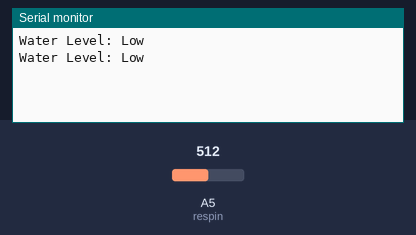
A sketch run on a simulated Arduino Uno, built with avr-gcc and run on an emulated ATmega328P. On the bench: the last lines printed to the serial monitor. The inputs (shaded band) are chosen by the test bench; at power-on: A5 (respin) = 512.

Above: at 1.8 s.
1.9 s: A5 (respin) set to 587
At 2.8 s:
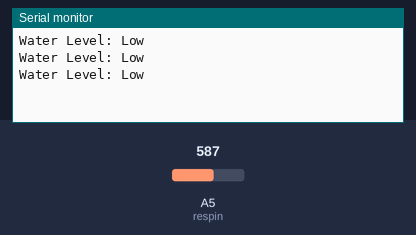
3.4 s: A5 (respin) set to 612
At 4.4 s:
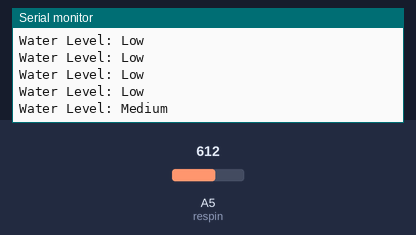
6.5 s: A5 (respin) set to 644
At 7.8 s:
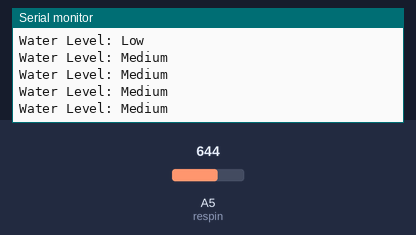
8.0 s: A5 (respin) set to 675
At 8.7 s:
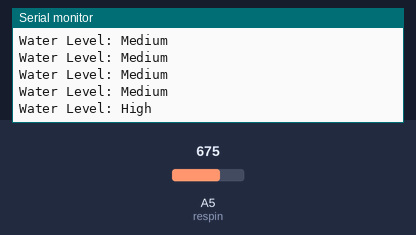

The sketch:

water_level.ino
```cpp
int resval = 0;  // holds the value
int respin = A5; // sensor pin used

void setup() {

  // start the serial console
  Serial.begin(9600);
}

void loop() {

  resval = analogRead(respin); //Read data from analog pin and store it to resval variable

  if (resval<=100){ Serial.println("Water Level: Empty"); }
  else if (resval>100 && resval<=600){ Serial.println("Water Level: Low"); }
  else if (resval>600 && resval<=660){ Serial.println("Water Level: Medium"); }
  else if (resval>660){
    Serial.println("Water Level: High");
  }
  delay(1000);
}
```

Measured:
- the behaviour switches between 600 and 601 on A5 (respin) (found by bisection; images 1 and 2)
- the behaviour switches between 660 and 661 on A5 (respin) (found by bisection; images 3 and 4)
- after the input at 3.4 s, the serial monitor: prints a new line after 0.60 s (image 2)
- after the input at 8.0 s, the serial monitor: prints a new line at once (image 4)
